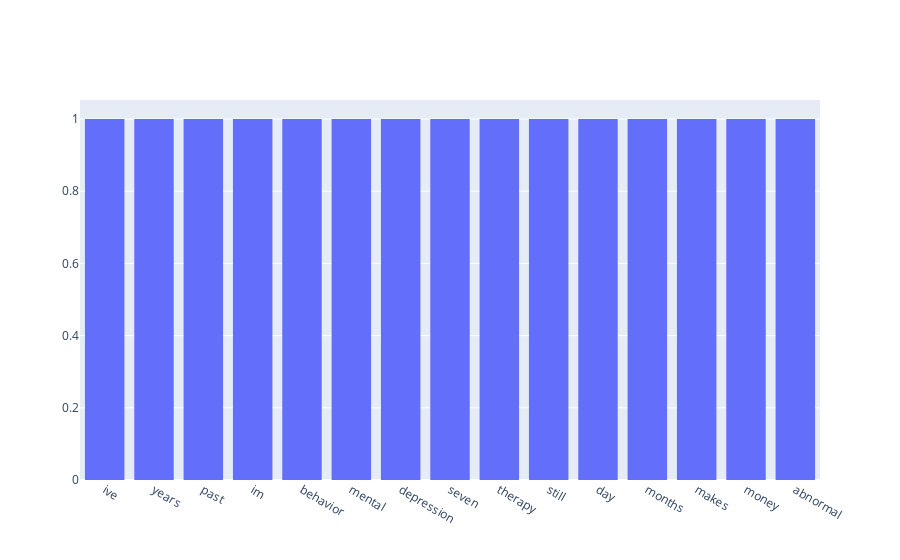
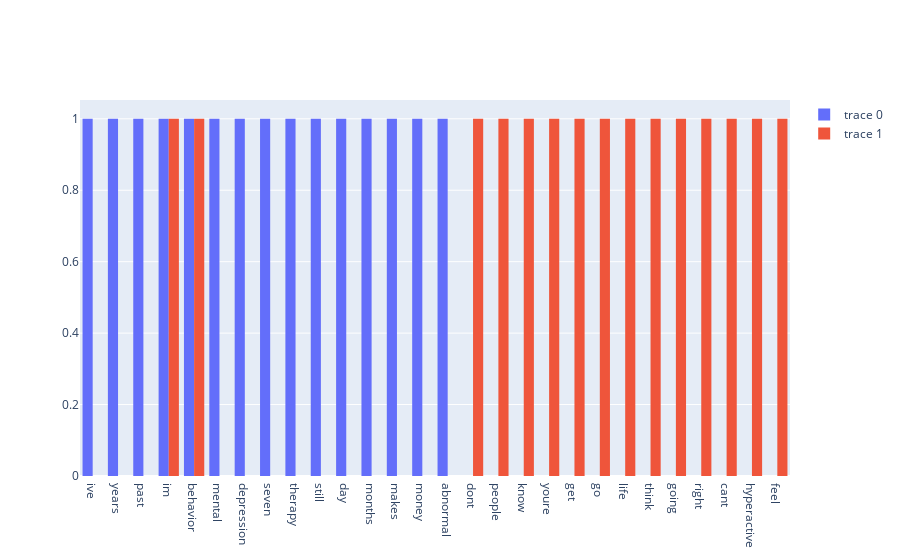
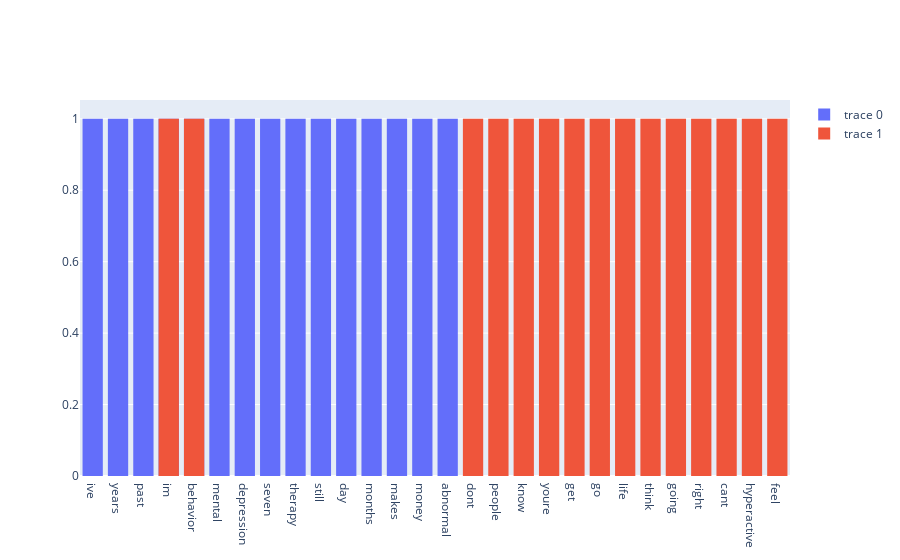
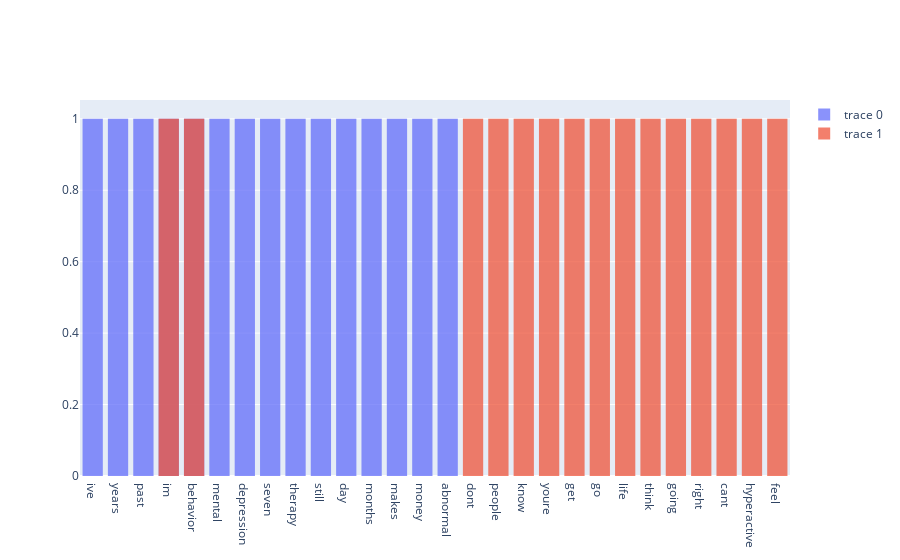

The notebook cell saved with these charts, in order:
### Code cell
import plotly.graph_objects as go

fig = go.Figure()
fig.add_trace(go.Histogram(x=d1['words'], y=d1['count']))
fig.add_trace(go.Histogram(x=d0['words'], y=d0['count']))
fig.update_layout(barmode='overlay')
# Reduce opacity to see both histograms
fig.update_traces(opacity=0.75)
fig.show()

### Figure 1 — Plotly figure (JSON) as saved in the notebook; plotly's stock layout.template omitted (floating-point values rounded to 4 significant figures)
{"data": [{"type": "histogram", "x": ["ive", "years", "past", "im", "behavior", "mental", "depression", "seven", "therapy", "still", "day", "months", "makes", "money", "abnormal"], "y": [4, 4, 4, 4, 4, 3, 3, 2, 2, 2, 2, 2, 2, 2, 2]}], "layout": {}}

### Figure 2 — Plotly figure (JSON) as saved in the notebook; plotly's stock layout.template omitted (floating-point values rounded to 4 significant figures)
{"data": [{"type": "histogram", "x": ["ive", "years", "past", "im", "behavior", "mental", "depression", "seven", "therapy", "still", "day", "months", "makes", "money", "abnormal"], "y": [4, 4, 4, 4, 4, 3, 3, 2, 2, 2, 2, 2, 2, 2, 2]}, {"type": "histogram", "x": ["dont", "people", "im", "know", "youre", "get", "go", "life", "think", "going", "right", "cant", "hyperactive", "behavior", "feel"], "y": [58, 42, 41, 31, 30, 29, 29, 28, 27, 25, 25, 24, 23, 23, 23]}], "layout": {}}

### Figure 3 — Plotly figure (JSON) as saved in the notebook; plotly's stock layout.template omitted (floating-point values rounded to 4 significant figures)
{"data": [{"type": "histogram", "x": ["ive", "years", "past", "im", "behavior", "mental", "depression", "seven", "therapy", "still", "day", "months", "makes", "money", "abnormal"], "y": [4, 4, 4, 4, 4, 3, 3, 2, 2, 2, 2, 2, 2, 2, 2]}, {"type": "histogram", "x": ["dont", "people", "im", "know", "youre", "get", "go", "life", "think", "going", "right", "cant", "hyperactive", "behavior", "feel"], "y": [58, 42, 41, 31, 30, 29, 29, 28, 27, 25, 25, 24, 23, 23, 23]}], "layout": {"barmode": "overlay"}}

### Figure 4 — Plotly figure (JSON) as saved in the notebook; plotly's stock layout.template omitted (floating-point values rounded to 4 significant figures)
{"data": [{"opacity": 0.75, "type": "histogram", "x": ["ive", "years", "past", "im", "behavior", "mental", "depression", "seven", "therapy", "still", "day", "months", "makes", "money", "abnormal"], "y": [4, 4, 4, 4, 4, 3, 3, 2, 2, 2, 2, 2, 2, 2, 2]}, {"opacity": 0.75, "type": "histogram", "x": ["dont", "people", "im", "know", "youre", "get", "go", "life", "think", "going", "right", "cant", "hyperactive", "behavior", "feel"], "y": [58, 42, 41, 31, 30, 29, 29, 28, 27, 25, 25, 24, 23, 23, 23]}], "layout": {"barmode": "overlay"}}
